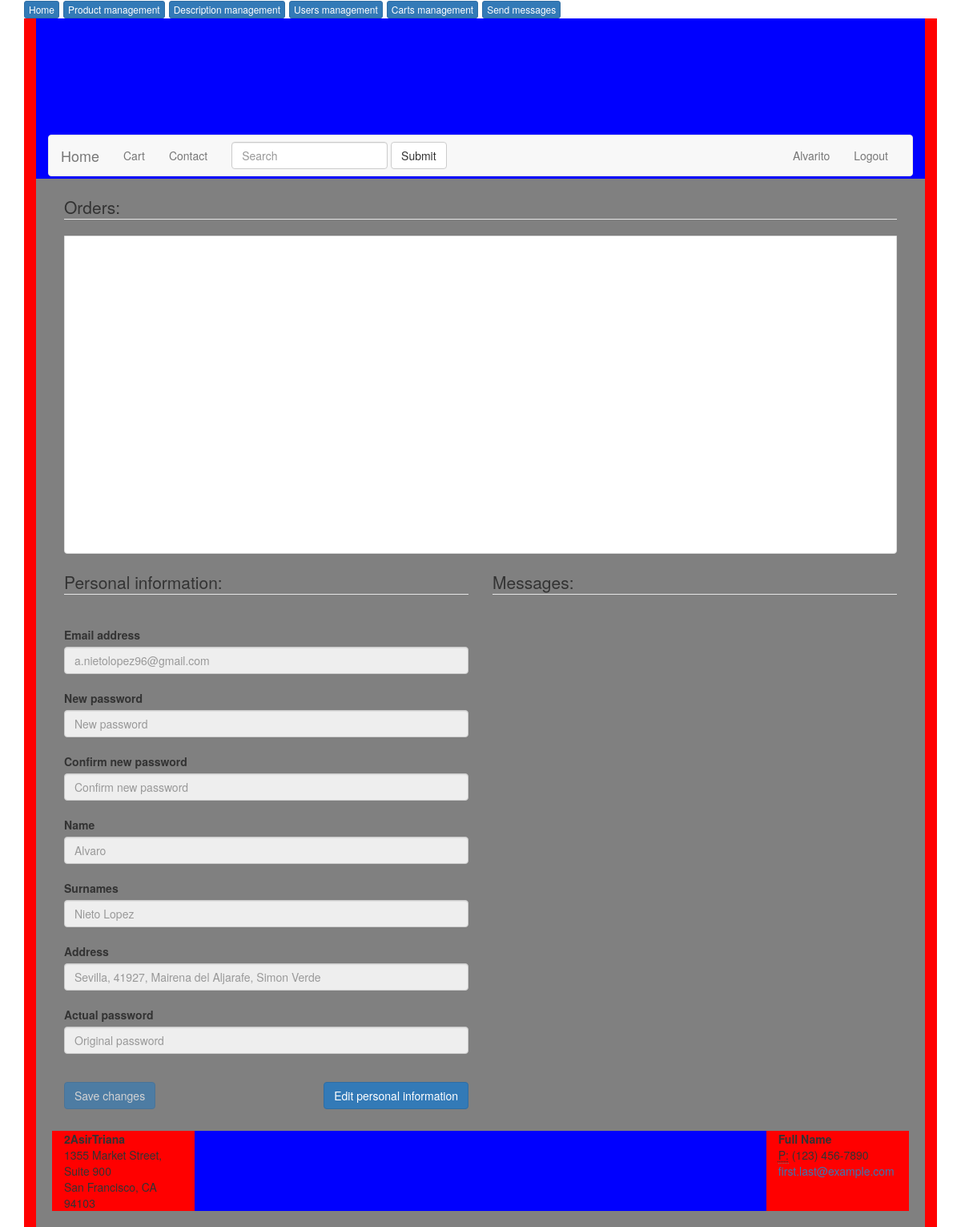
The app's page /profile.php (signed in) with its own data.
### tables this page shows
CREATE TABLE `users` (
  `id` int(7) NOT NULL,
  `nick` varchar(20) NOT NULL,
  `email` varchar(255) NOT NULL,
  `password` varchar(50) NOT NULL,
  `address` varchar(200) DEFAULT NULL,
  `type` enum('admin','user') NOT NULL DEFAULT 'user',
  `name` varchar(30) DEFAULT NULL,
  `surname` varchar(60) DEFAULT NULL
);

### profile.php (the view, shortened to what this page needs)
<!DOCTYPE html>
<html lang="">
  <head>
    <link href="css/bootstrap.css" rel="stylesheet">
    <link href="js/bootstrap.js" rel="stylesheet">
    <link rel="stylesheet" type="text/css" href="index.css">
    <link rel="stylesheet" type="text/css" href="cart.css">
    <link rel="stylesheet" type="text/css" href="profile.css">
    </head>
    <body>
      <?php
      if ($_SESSION['user'] == "unloged") {
        header("Location: index.php");
      } else {
      include_once("php/connection.php");
      $sql="select * from users where
      nick='".$_SESSION["user"]."';";
      if ($result = $connection->query($sql)) {
        if ($result->num_rows==0) {
          echo "Error";
          $_SESSION="unloged";
          header("Location: index.php");
        } else {
            $objuser = $result->fetch_object();
          }
        } else {
          echo "Wrong Query";
          var_dump($sql);
      }
      }
      ?>
     <div class="container">
       <?php
       if ($_SESSION["type"] == "admin") {
         include_once("controlpanel.php");
       }
        ?>
        <div class="col-md-12" id="container">
          <div class="col-md-12" id="header">
            <nav class="navbar navbar-default" id="navbar">
              <div class="container-fluid">
                <div class="navbar-header">
                  <a class="navbar-brand active" href="index.php">Home</a>
                </div>
                <div class="collapse navbar-collapse" id="bs-example-navbar-collapse-1">
                  <ul class="nav navbar-nav">
                    <li><a href="cart.php">Cart <?php if(isset($_SESSION['cartadd']) && !empty($_SESSION['cartadd'])) {echo "<i class='glyphicon glyphicon-exclamation-sign'></i>";}?></a></li>
                    <li><a href="contact.php">Contact</a></li>
                  </ul>
                  <form class="navbar-form navbar-left">
                    <div class="form-group">
                      <input type="text" class="form-control" placeholder="Search">
                    </div>
                    <button type="submit" class="btn btn-default">Submit</button>
                  </form>
                  <ul class="nav navbar-nav navbar-right">
                    <?php
                    if($_SESSION["user"] == "unloged" or "" ) {
                       echo "
                       <li><a href='register.php'>Register</a></li>
                       <li class='dropdown'>
                        <a href='#' class='dropdown-toggle' data-toggle='dropdown' role='button'
                        aria-haspopup='true' aria-expanded='false'>Log in<span class='caret'></span></a>
                        <ul class='dropdown-menu'>
                          <form class='navbar-form navbar-left' id='loger' method='POST' action='php/login.php'>
                            <div class='form-group'>
                              <input type='text' class='form-control' name='user' placeholder='user' required><br><br>
                              <input type='password' class='form-control' name='password' placeholder='password' required><br><br>
                            </div>
                            <input type='checkbox' id='remember' name='remember' value='rememberme'>
                              <label for='remember'>Remember me</label>
                            <button type='submit' class='btn btn-default' value='login'>Log In</button>
                          </form>
                        </ul>
                      </li>";
                    } else { echo "
                      <li><a href='profile.php'>".$_SESSION['user']."</a></li>
                      <li><a id='logerout' onclick='return alertlogout()' href='#' value='logout'>Logout</a></li>
                      ";
                  }
                    ?>
                  </ul>
                </div>
              </div>
            </nav>
          </div>
          <div class="col-md-12" id="content">
            <div class="col-md-12" id="orders">
             <legend>Orders:</legend>
              <div class="list-group-item" style="min-height:100px; margin-top:20px;margin-bottom:20px; overflow:auto; ">
                   <div class="col-md-12" style="height: 375px; overflow-y: scroll;">
                   </div>
            </div>
          </div>
            <div class="col-md-6" id="personalinfo">
              <form id="registerform" method="POST" onSubmit="return validationPass()" action="php/dataupdate.php">
                <fieldset>
                  <legend>Personal information:</legend>
                    <div class="form-group" id="alterdata">
                      <br />
                      <label for="email">Email address</label>
                      <input type="email" name="email" class="form-control" id="email" aria-describedby="emailHelp" placeholder="<?php echo "$objuser->email";?>" disabled>
                      <br />
                      <label for="password">New password</label>
                      <input type="password" name="password" class="form-control" id="password" placeholder="New password" disabled>
                      <br />
                      <label for="password2">Confirm new password</label>
                      <input type="password" name="password2" class="form-control" id="password2" placeholder="Confirm new password" disabled>
                      <br />
                      <label for="name1">Name</label>
                      <input type="text" name="name" class="form-control" id="name1" placeholder="<?php echo "$objuser->name";?>" disabled>
                      <br />
                      <label for="surname">Surnames</label>
                      <input type="text" name="surname" class="form-control" id="surname" placeholder="<?php echo "$objuser->surname";?>" disabled>
                      <br />
                      <label for="address">Address</label>
                      <input type="text" name="address" class="form-control" id="address" placeholder="<?php echo "$objuser->address";?>" disabled>
                      <br />
                      <label for="passwordold">Actual password</label>
                      <input required type="password" name="passwordold" class="form-control" id="passwordold" placeholder="Original password" disabled>
                    </div><br/>
                      <button type="submit" value="register" class="btn btn-primary" id="submiter" disabled>Save changes</button>
                      <button type="button" id="toggler" class="btn btn-primary">Edit personal information</button>
                 </fieldset>
              </form>
            </div>
            <div class="col-md-6" id="messages">
                  <legend>Messages:</legend>
                    <div class="form-group" id="messages2">
                     </div>
            </div>
          <div class="col-md-2" id="footerL">
            <address>
              <strong>2AsirTriana</strong><br>
              1355 Market Street, Suite 900<br>
              San Francisco, CA 94103<br>
            </address>
          </div>
          <div class="col-md-8" id="footer">
          </div>
          <div class="col-md-2" id="footerR">
            <address>
              <strong>Full Name</strong><br>
                <abbr title="Phone">P:</abbr> (123) 456-7890
              <a href="mailto:#">first.last@example.com</a>
            </address>
          </div>
          </div>
        </div>
      </div>
    </body>
</html>

### index.css (style rules this page uses)
div#container { background-color: red; height: auto; }
div#header { background-color: blue; height: 200px; }
div#content { background-color: grey; height: auto; min-height: 990px; padding: 20px; }
div#footer { background-color: blue; }
div#footerL,div#footer,div#footerR { height: 100px; }
div#footerL,div#footerR { background-color: red; }
nav#navbar { margin-top:145px; }
#toggler { float:right; }
#messages2 { overflow-y: scroll; height: 600px; }

### cart.css (style rules this page uses)
div.list-group-item { height:auto; min-height:250px; }
#messages { min-height: 700px; }

### records on screen
users: email "a.nietolopez96@gmail.com", name "Alvaro", surname "Nieto Lopez", address "Sevilla, 41927, Mairena del Aljarafe, Simon Verde"

### other values on screen
$_SESSION['user'] "Alvarito"
